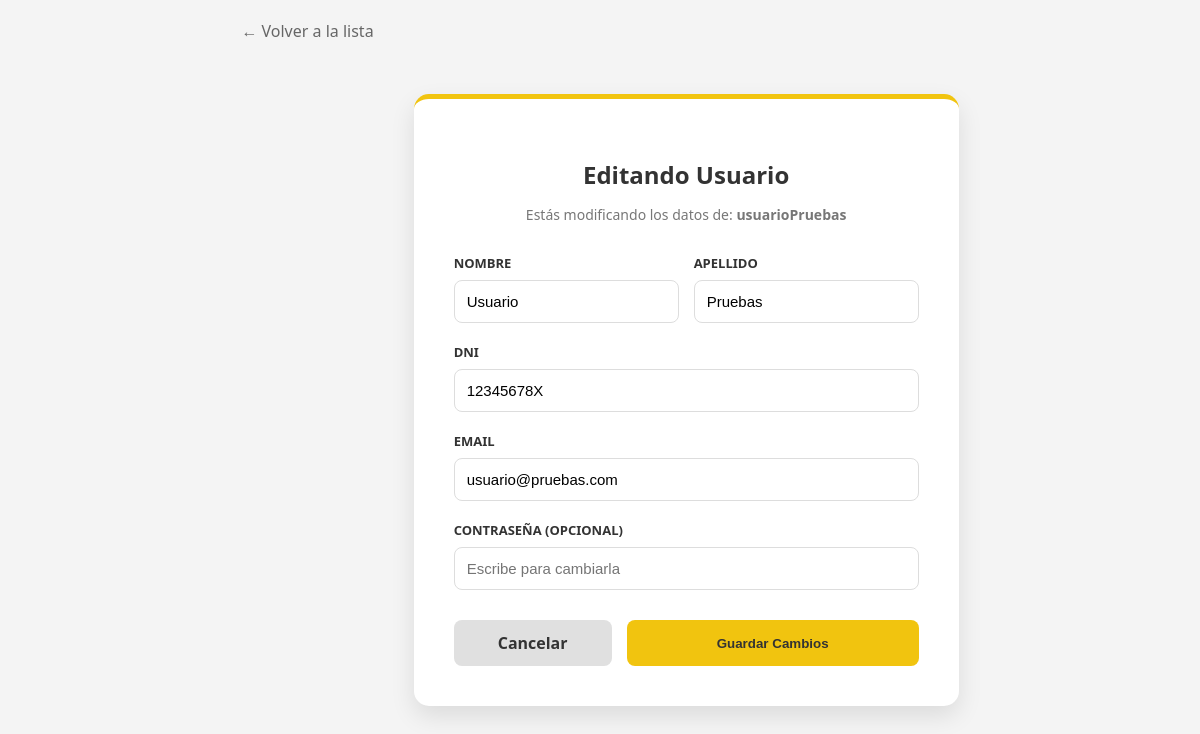
Screenshot of /admin/edit_user/usuarioPruebas (signed in) with the database file from the repository.
### tables this page shows
CREATE TABLE Users (
    username VARCHAR(50) PRIMARY KEY,
    password VARCHAR(100), -- ¡Importante la coma al final!
    fav_pokemon INT,
    name VARCHAR(100),
    surname VARCHAR(100),
    dni VARCHAR(20) UNIQUE,
    email VARCHAR(100) UNIQUE,
    role VARCHAR(20)
);

### app/controller/ui/IU_Admin.py (the view, shortened to what this page needs)
    @bp.route('/edit_user/<username>', methods=['GET', 'POST'])
    def edit_user(username):
        if 'user' not in session or session.get('role') != 'ADMIN':
            return redirect(url_for('iu_mprincipal.login'))
        res = db.execSQL(f"SELECT * FROM Users WHERE username='{username}'")
        datos = {}
        if res.next():
            datos = {
                'username': res.getString('username'),
                'name': res.getString('name'),
                'surname': res.getString('surname'),
                'dni': res.getString('dni'),
                'email': res.getString('email')
            }
        return render_template('admin_edit_user.html', usuario=datos)

### app/database/GestorBD.py (called while the page is built)
    def execSQL(self, sql):
        cursor = self.connection.cursor()
        cursor.execute(sql)
        if not sql.strip().upper().startswith("SELECT"):
            self.connection.commit()
        datos = cursor.fetchall()
        return ResultadoSQL(datos)

### app/database/ResultadoSQL.py (called while the page is built)
    def next(self):
        self.indice += 1
        return self.indice < len(self.datos)

    def getString(self, columna):
        return str(self.datos[self.indice][columna])

### app/templates/admin_edit_user.html (shortened to what this page needs)
<!DOCTYPE html>
<html lang="es">
<head>
    <link rel="stylesheet" href="{{ url_for('static', filename='css/style.css') }}">
</head>
<body style="background-color: #f4f4f4;">
    <div style="padding: 20px;">
        <a href="{{ url_for('iu_admin.users_list') }}" style="text-decoration: none; color: #666;">
            ← Volver a la lista
        </a>
    </div>
    <div class="profile-wrapper">
        <div class="profile-card" style="border-top: 5px solid #f1c40f;">
            <div class="profile-header">
                <h2>Editando Usuario</h2>
                <p>Estás modificando los datos de: <strong>{{ usuario.username }}</strong></p>
            </div>
            <form action="{{ url_for('iu_admin.edit_user', username=usuario.username) }}" method="POST">
                <div style="display: flex; gap: 15px;">
                    <div class="form-group" style="flex: 1;">
                        <label class="form-label">Nombre</label>
                        <input type="text" name="name" class="form-control" value="{{ usuario.name }}" required>
                    </div>
                    <div class="form-group" style="flex: 1;">
                        <label class="form-label">Apellido</label>
                        <input type="text" name="surname" class="form-control" value="{{ usuario.surname }}" required>
                    </div>
                </div>
                <div class="form-group">
                    <label class="form-label">DNI</label>
                    <input type="text" name="dni" class="form-control" value="{{ usuario.dni }}" required>
                </div>
                <div class="form-group">
                    <label class="form-label">Email</label>
                    <input type="email" name="email" class="form-control" value="{{ usuario.email }}" required>
                </div>
                <div class="form-group">
                    <label class="form-label">Contraseña (Opcional)</label>
                    <input type="password" name="password" class="form-control" placeholder="Escribe para cambiarla">
                </div>
                <div class="form-actions">
                    <a href="{{ url_for('iu_admin.users_list') }}" class="btn-cancel">Cancelar</a>
                    <button type="submit" class="btn-save" style="background-color: #f1c40f; color: #333;">Guardar Cambios</button>
                </div>
            </form>
        </div>
    </div>
</body>
</html>

### app/static/css/style.css (style rules this page uses)
body { display: flex; justify-content: center; background-color: #f5f5f5; margin: 0; font-family: 'Segoe UI', Arial, sans-serif; min-height: 100vh; }
.form-group { margin-bottom: 20px; text-align: left; }
.form-group label { display: block; font-weight: bold; margin-bottom: 8px; color: #333; font-size: 13px; text-transform: uppercase; }
.form-control { width: 100%; padding: 12px; border: 2px solid #eee; border-radius: 12px; font-size: 15px; outline: none; box-sizing: border-box; transition: border-color 0.3s; }
.profile-wrapper { display: flex; justify-content: center; align-items: center; min-height: 80vh; padding: 20px; }
.profile-card { background-color: white; width: 100%; max-width: 500px; padding: 40px; border-radius: 15px; box-shadow: 0 10px 25px rgba(0,0,0,0.1); border-top: 5px solid #e3350d; }
.profile-header { text-align: center; margin-bottom: 30px; }
.profile-header h2 { color: #333; font-size: 24px; margin-bottom: 5px; }
.profile-header p { color: #777; font-size: 14px; }
.form-group { margin-bottom: 20px; }
.form-label { display: block; font-weight: 600; color: #444; margin-bottom: 8px; font-size: 14px; }
.form-control { width: 100%; padding: 12px; border: 1px solid #ddd; border-radius: 8px; font-size: 15px; transition: border-color 0.3s ease; box-sizing: border-box; }
.form-actions { display: flex; gap: 15px; margin-top: 30px; }
.btn-save { flex: 2; background-color: #e3350d; color: white; border: none; padding: 12px; border-radius: 8px; font-weight: bold; cursor: pointer; transition: background 0.2s; }
.btn-cancel { flex: 1; background-color: #e0e0e0; color: #333; text-align: center; padding: 12px; border-radius: 8px; text-decoration: none; font-weight: 600; transition: background 0.2s; }

### rows the page displays
Users: username "usuarioPruebas", name "Usuario", surname "Pruebas", dni "12345678X", email "usuario@pruebas.com"
